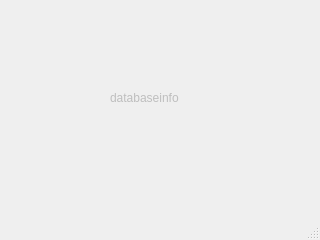
<?xml version="1.0" encoding="UTF-8"?>
<ui version="4.0">
 <class>Login</class>
 <widget class="QMainWindow" name="Login">
  <property name="windowModality">
   <enum>Qt::WindowModal</enum>
  </property>
  <property name="enabled">
   <bool>false</bool>
  </property>
  <property name="geometry">
   <rect>
    <x>0</x>
    <y>0</y>
    <width>320</width>
    <height>240</height>
   </rect>
  </property>
  <property name="windowTitle">
   <string>MainWindow</string>
  </property>
  <widget class="QWidget" name="centralwidget">
   <widget class="QLabel" name="databaseinfo">
    <property name="geometry">
     <rect>
      <x>110</x>
      <y>90</y>
      <width>81</width>
      <height>16</height>
     </rect>
    </property>
    <property name="text">
     <string>databaseinfo</string>
    </property>
   </widget>
  </widget>
  <widget class="QMenuBar" name="menubar">
   <property name="geometry">
    <rect>
     <x>0</x>
     <y>0</y>
     <width>320</width>
     <height>22</height>
    </rect>
   </property>
  </widget>
  <widget class="QStatusBar" name="statusbar"/>
 </widget>
 <resources/>
 <connections/>
</ui>
